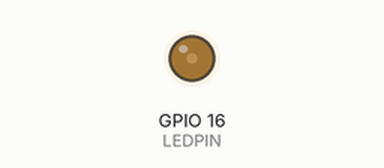
This sketch was run on a simulated ESP32. Parts: output pins drawn as LEDs (lit = HIGH).

Above: at 0.1 s.
Timing chart, 0 to 1.6 s (numbered marks = the images above):
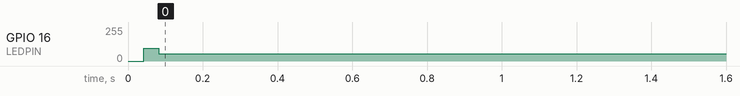

The sketch:

Light3-Breath.ino
```cpp
const int LEDPIN = 16;
const long FREQ = 5000;
const int LEDCH = 0;
const int RES = 8;
void setup() {
  // put your setup code here, to run once:
    ledcSetup(LEDCH, FREQ, RES);
    ledcAttachPin(LEDPIN, LEDCH);
    pinMode(LEDPIN, OUTPUT);
}

void loop() {
  // put your main code here, to run repeatedly:
    for(int i = 0; i <= 255; i += 5)
    {
        ledcWrite(LEDCH, i);
        delayMicroseconds(1);
    }
    for(int i = 255; i >= 0; i -= 5)
    {
        ledcWrite(LEDCH, i);
        delayMicroseconds(1);
    }
}
```

Measured:
- by itself, GPIO 16 (LEDPIN): 0/255 → 56/255 at 0.04 s
